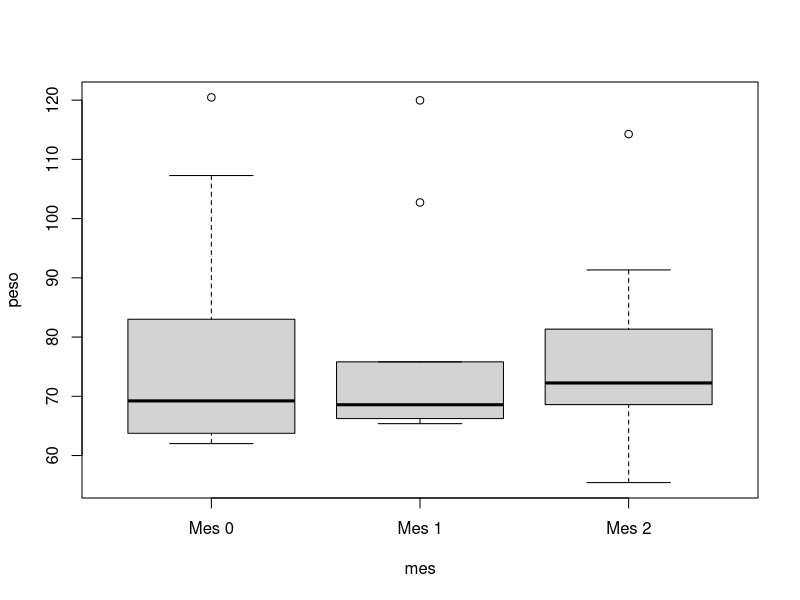

Here is the R script that generated this plot: (Note: this script raises an error after producing the figure.)
library(tidyverse)

##################
#Importacion datos
##################

mes0<-c(63.75,62.98,65.98,107.27,66.58,120.46,
        62.01,71.87,83.01,76.62)
mes1<-c(65.38,66.24,67.70,102.72,69.45,119.96,
        66.09,73.62,75.81,67.66)
mes2<-c(81.34,69.31,77.89,91.33,72.87,114.26,
        68.01,55.43,71.63,68.60)

datos<-data.frame(peso=c(mes0,mes1,mes2),
                  mes=gl(3,length(mes0),3*length(mes0),
                         labels=c("Mes 0","Mes 1","Mes 2")))

dietaDatos<-matrix(c(mes0,mes1,mes2),
                   nrow=length(mes0),ncol=3)
#Quitamos datos perdidos (si los hubiera).
#Los datos tienen que pasarse como matriz al test
dietaCompleta <- as.matrix(na.omit(dietaDatos))

#####################
#Exploracion de datos
#####################
#Graficos
boxplot(peso ~ mes,data=datos)

#Estadisticos
estadisticos <- datos %>%
  group_by(mes) %>%
  summarise(
    n        = n(),            
    media    = mean(peso),
    sd       = sd(peso),      
    mediana  = median(peso),
    min      = min(peso),
    max      = max(peso),
    .groups  = "drop"          
  )
print(estadisticos_dieta)

#################
#Test de Friedman
#################

friedman.test(as.matrix(dietaDatos))

#Test comparaciones múltiples
friedmanmc(as.matrix(dietaDatos)) 
